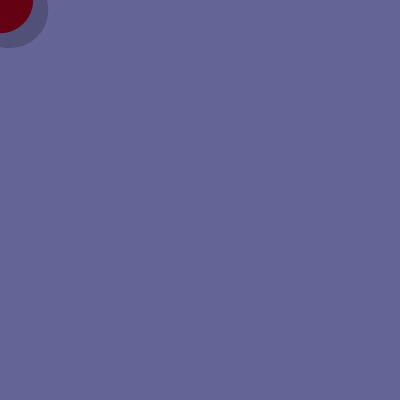
Frame 1 (no input)
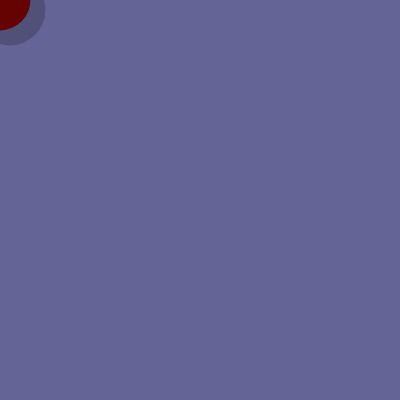
Frame 60 (no input)
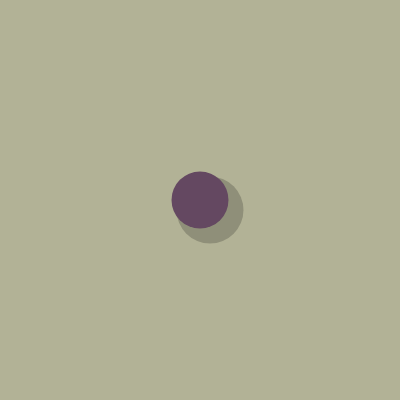
Frame 120 (the mouse pressed at the canvas centre since frame 60)

The p5.js sketch that drew these frames (run headless with seeded random() and noise() and a simulated clock; from frame 60 on, the mouse is pressed at the canvas centre):

// p5.js sketch
// ── sketch.js
let prevX = 0;

let prevY = 0;

let speed = 0;

let bgColorR = 0;
let bgColorG = 0;
let bgColorB = 0;

let alphaValue = 255; 

let trails = []; 

function setup() {

  createCanvas(400, 400);

  prevX = mouseX;

  prevY = mouseY;

}

function draw() {

  

  let dx = mouseX - prevX;

  let dy = mouseY - prevY;

  speed = sqrt(dx * dx + dy * dy);



   bgColorR = map(mouseX, 0, width, 100, 255);
  bgColorG = map(mouseY, 0, height, 100, 255);
  bgColorB = map(speed, 0, 50, 150, 255);


  background(bgColorR, bgColorG, bgColorB);

  

  trails.push({x: mouseX, y: mouseY, size: random(20, 40), alpha: 255});

  

  

  for (let i = trails.length - 1; i >= 0; i--) {

    let trail = trails[i];

    trail.alpha -= 5;

    if (trail.alpha <= 0) {

      trails.splice(i, 1);

    }

  }

  

  for (let trail of trails) {

    fill(255, 100, 200, trail.alpha);

    noStroke();

    ellipse(trail.x, trail.y, trail.size, trail.size);

  }



  let circleSize = map(sin(frameCount * 0.1), -1, 1, 50, 80); 

  let r = map(speed, 0, 50, 100, 255); 

  let g = map(mouseX + sin(frameCount * 0.05) * 50, 0, width + 255, 0, 255); 

  let b = map(mouseY + cos(frameCount * 0.05) * 50, 0, height + 255, 0, 255); 

  

  fill(0, 0, 0, 50);

  ellipse(mouseX + 10, mouseY + 10, circleSize + 10, circleSize + 10);

  

  fill(r, g, b);

  noStroke();

  ellipse(mouseX, mouseY, circleSize, circleSize);

  

  prevX = mouseX;

  prevY = mouseY;

}


  
  
  


  
